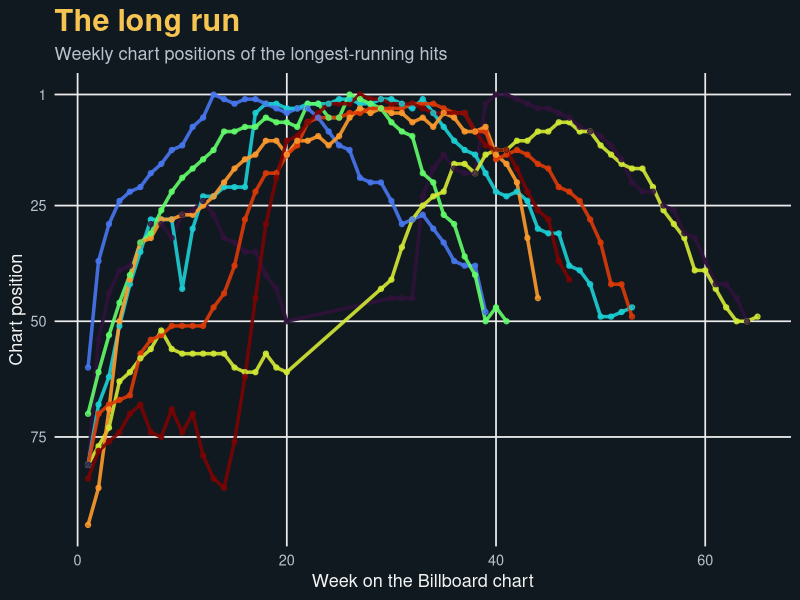

This figure's R source:
## ---- chunk 1
#| message: false
library(tidyverse)
## ---- chunk 2
billboard_long <- billboard |>
  mutate(song = paste(track, artist, sep = " — ")) |>
  pivot_longer(
    cols = starts_with("wk"),
    names_to = "week",
    names_prefix = "wk",
    names_transform = list(week = as.integer),
    values_to = "rank"
  ) |>
  filter(!is.na(rank))

top_songs <- billboard_long |>
  count(song, sort = TRUE) |>
  slice_head(n = 8) |>
  pull(song)

billboard_long |>
  filter(song %in% top_songs) |>
  ggplot(aes(week, rank, color = song, group = song)) +
  geom_line(linewidth = 1.2, alpha = 0.9) +
  geom_point(size = 1.5, alpha = 0.8) +
  scale_y_reverse(breaks = c(1, 25, 50, 75, 100)) +
  scale_color_viridis_d(option = "turbo", guide = "none") +
  labs(
    title = "The long run",
    subtitle = "Weekly chart positions of the longest-running hits",
    x = "Week on the Billboard chart",
    y = "Chart position"
  ) +
  theme_minimal(base_size = 13) +
  theme(
    plot.background = element_rect(fill = "#101820", color = NA),
    panel.background = element_rect(fill = "#101820", color = NA),
    panel.grid.minor = element_blank(),
    text = element_text(color = "#F2F4F3"),
    axis.text = element_text(color = "#B8C2CC"),
    plot.title = element_text(face = "bold", size = 22, color = "#F5C451"),
    plot.subtitle = element_text(color = "#B8C2CC")
  )
